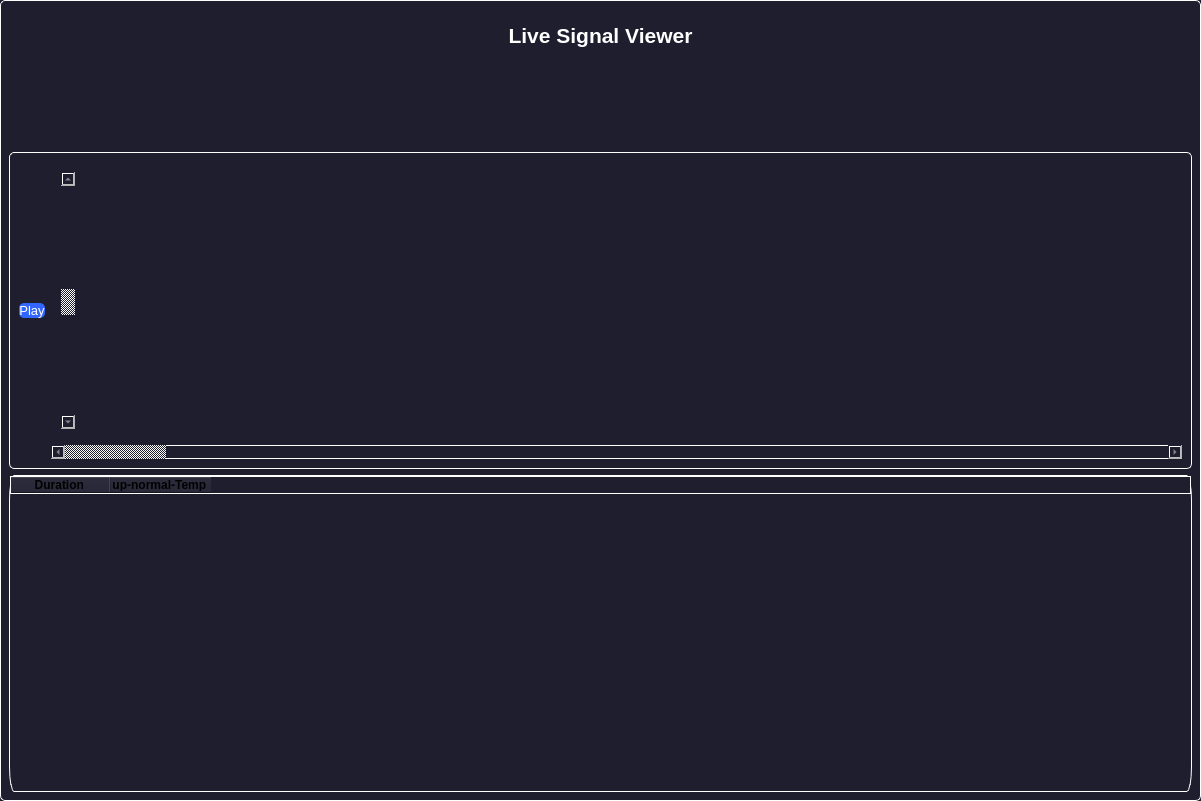
<?xml version="1.0" encoding="UTF-8"?>
<ui version="4.0">
 <class>MainWindow</class>
 <widget class="QMainWindow" name="MainWindow">
  <property name="geometry">
   <rect>
    <x>0</x>
    <y>0</y>
    <width>1201</width>
    <height>801</height>
   </rect>
  </property>
  <property name="minimumSize">
   <size>
    <width>1201</width>
    <height>801</height>
   </size>
  </property>
  <property name="windowTitle">
   <string>Signal Viewer</string>
  </property>
  <property name="styleSheet">
   <string notr="true">background-color: #1e1e2f;
border-radius: 5px; 

background-color: #1e1e2f;
border: 1.2px solid #ffffff;
border-style: outset;
border-radius: 15px;


</string>
  </property>
  <widget class="QWidget" name="centralwidget">
   <property name="minimumSize">
    <size>
     <width>641</width>
     <height>300</height>
    </size>
   </property>
   <property name="styleSheet">
    <string notr="true">border-radius: 5px; </string>
   </property>
   <layout class="QGridLayout" name="gridLayout">
    <item row="0" column="0">
     <layout class="QVBoxLayout" name="verticalLayout_3">
      <item>
       <widget class="QGroupBox" name="">
        <property name="sizePolicy">
         <sizepolicy hsizetype="Preferred" vsizetype="Fixed">
          <horstretch>0</horstretch>
          <verstretch>0</verstretch>
         </sizepolicy>
        </property>
        <property name="styleSheet">
         <string notr="true">border: none;</string>
        </property>
        <layout class="QHBoxLayout" name="horizontalLayout_3">
         <item>
          <spacer name="horizontalSpacer">
           <property name="orientation">
            <enum>Qt::Horizontal</enum>
           </property>
           <property name="sizeHint" stdset="0">
            <size>
             <width>40</width>
             <height>20</height>
            </size>
           </property>
          </spacer>
         </item>
         <item>
          <widget class="QTextBrowser" name="Title">
           <property name="minimumSize">
            <size>
             <width>200</width>
             <height>51</height>
            </size>
           </property>
           <property name="maximumSize">
            <size>
             <width>341</width>
             <height>51</height>
            </size>
           </property>
           <property name="styleSheet">
            <string notr="true">border:none;
color: white;</string>
           </property>
           <property name="html">
            <string>&lt;!DOCTYPE HTML PUBLIC &quot;-//W3C//DTD HTML 4.0//EN&quot; &quot;http://www.w3.org/TR/REC-html40/strict.dtd&quot;&gt;
&lt;html&gt;&lt;head&gt;&lt;meta name=&quot;qrichtext&quot; content=&quot;1&quot; /&gt;&lt;style type=&quot;text/css&quot;&gt;
p, li { white-space: pre-wrap; }
&lt;/style&gt;&lt;/head&gt;&lt;body style=&quot; font-family:'MS Shell Dlg 2'; font-size:7.8pt; font-weight:400; font-style:normal;&quot;&gt;
&lt;p align=&quot;center&quot; style=&quot; margin-top:0px; margin-bottom:0px; margin-left:0px; margin-right:0px; -qt-block-indent:0; text-indent:0px;&quot;&gt;&lt;span style=&quot; font-size:16pt; font-weight:600;&quot;&gt;Live Signal Viewer&lt;/span&gt;&lt;/p&gt;&lt;/body&gt;&lt;/html&gt;</string>
           </property>
          </widget>
         </item>
         <item>
          <spacer name="horizontalSpacer_2">
           <property name="orientation">
            <enum>Qt::Horizontal</enum>
           </property>
           <property name="sizeHint" stdset="0">
            <size>
             <width>40</width>
             <height>20</height>
            </size>
           </property>
          </spacer>
         </item>
        </layout>
       </widget>
      </item>
      <item>
       <spacer name="verticalSpacer_13">
        <property name="orientation">
         <enum>Qt::Vertical</enum>
        </property>
        <property name="sizeType">
         <enum>QSizePolicy::Fixed</enum>
        </property>
        <property name="sizeHint" stdset="0">
         <size>
          <width>19</width>
          <height>66</height>
         </size>
        </property>
       </spacer>
      </item>
      <item>
       <widget class="QGroupBox" name="">
        <property name="styleSheet">
         <string notr="true"/>
        </property>
        <layout class="QHBoxLayout" name="horizontalLayout_2">
         <item>
          <layout class="QVBoxLayout" name="verticalLayout">
           <item>
            <spacer name="verticalSpacer_12">
             <property name="orientation">
              <enum>Qt::Vertical</enum>
             </property>
             <property name="sizeHint" stdset="0">
              <size>
               <width>20</width>
               <height>78</height>
              </size>
             </property>
            </spacer>
           </item>
           <item>
            <widget class="QPushButton" name="Play1_Button">
             <property name="enabled">
              <bool>false</bool>
             </property>
             <property name="sizePolicy">
              <sizepolicy hsizetype="Fixed" vsizetype="Fixed">
               <horstretch>0</horstretch>
               <verstretch>0</verstretch>
              </sizepolicy>
             </property>
             <property name="font">
              <font>
               <pointsize>10</pointsize>
              </font>
             </property>
             <property name="styleSheet">
              <string notr="true">background-color:#3366ff;
color: white;
border: none;</string>
             </property>
             <property name="text">
              <string>Play</string>
             </property>
             <property name="icon">
              <iconset>
               <normaloff>../../Downloads/Assets/pause-play.png</normaloff>../../Downloads/Assets/pause-play.png</iconset>
             </property>
            </widget>
           </item>
           <item>
            <spacer name="verticalSpacer_11">
             <property name="orientation">
              <enum>Qt::Vertical</enum>
             </property>
             <property name="sizeHint" stdset="0">
              <size>
               <width>20</width>
               <height>78</height>
              </size>
             </property>
            </spacer>
           </item>
          </layout>
         </item>
         <item>
          <layout class="QVBoxLayout" name="verticalLayout_2">
           <item>
            <widget class="QGroupBox" name="">
             <property name="styleSheet">
              <string notr="true">border:none;</string>
             </property>
             <layout class="QHBoxLayout" name="horizontalLayout">
              <item>
               <widget class="QScrollBar" name="Vert_ScrollBar_Top">
                <property name="enabled">
                 <bool>false</bool>
                </property>
                <property name="value">
                 <number>50</number>
                </property>
                <property name="orientation">
                 <enum>Qt::Vertical</enum>
                </property>
               </widget>
              </item>
              <item>
               <widget class="PlotWidget" name="GraphWidget_Top">
                <property name="sizePolicy">
                 <sizepolicy hsizetype="MinimumExpanding" vsizetype="Fixed">
                  <horstretch>0</horstretch>
                  <verstretch>0</verstretch>
                 </sizepolicy>
                </property>
                <property name="minimumSize">
                 <size>
                  <width>501</width>
                  <height>222</height>
                 </size>
                </property>
                <property name="maximumSize">
                 <size>
                  <width>16777215</width>
                  <height>941</height>
                 </size>
                </property>
                <property name="styleSheet">
                 <string notr="true">border:none;</string>
                </property>
               </widget>
              </item>
             </layout>
            </widget>
           </item>
           <item>
            <widget class="QScrollBar" name="Horiz_ScrollBar_Top">
             <property name="enabled">
              <bool>false</bool>
             </property>
             <property name="sizePolicy">
              <sizepolicy hsizetype="Minimum" vsizetype="Fixed">
               <horstretch>1</horstretch>
               <verstretch>1</verstretch>
              </sizepolicy>
             </property>
             <property name="orientation">
              <enum>Qt::Horizontal</enum>
             </property>
            </widget>
           </item>
          </layout>
         </item>
        </layout>
       </widget>
      </item>
      <item>
       <widget class="QTableWidget" name="tableWidget">
        <property name="sizePolicy">
         <sizepolicy hsizetype="Preferred" vsizetype="MinimumExpanding">
          <horstretch>255</horstretch>
          <verstretch>0</verstretch>
         </sizepolicy>
        </property>
        <property name="minimumSize">
         <size>
          <width>0</width>
          <height>200</height>
         </size>
        </property>
        <property name="font">
         <font>
          <weight>75</weight>
          <bold>true</bold>
         </font>
        </property>
        <property name="styleSheet">
         <string notr="true">border-radius: 5px solid black; </string>
        </property>
        <property name="sizeAdjustPolicy">
         <enum>QAbstractScrollArea::AdjustToContentsOnFirstShow</enum>
        </property>
        <column>
         <property name="text">
          <string>Duration </string>
         </property>
         <property name="font">
          <font>
           <weight>75</weight>
           <bold>true</bold>
          </font>
         </property>
         <property name="textAlignment">
          <set>AlignCenter</set>
         </property>
         <property name="background">
          <color>
           <red>85</red>
           <green>255</green>
           <blue>255</blue>
          </color>
         </property>
        </column>
        <column>
         <property name="text">
          <string>up-normal-Temp </string>
         </property>
         <property name="font">
          <font>
           <weight>75</weight>
           <bold>true</bold>
          </font>
         </property>
         <property name="textAlignment">
          <set>AlignCenter</set>
         </property>
        </column>
       </widget>
      </item>
     </layout>
    </item>
   </layout>
  </widget>
  <action name="actionMohamed">
   <property name="text">
    <string>Mohamed Hazem</string>
   </property>
  </action>
  <action name="actionAhmed_Taha">
   <property name="text">
    <string>Ahmed Taha</string>
   </property>
  </action>
  <action name="actionOmar_Khaled">
   <property name="text">
    <string>Omar Khaled</string>
   </property>
  </action>
  <action name="actionYoussef_Hassanein">
   <property name="text">
    <string>Youssef Hassanein</string>
   </property>
  </action>
 </widget>
 <customwidgets>
  <customwidget>
   <class>PlotWidget</class>
   <extends>QGraphicsView</extends>
   <header>pyqtgraph</header>
   <container>1</container>
  </customwidget>
 </customwidgets>
 <resources/>
 <connections/>
</ui>
